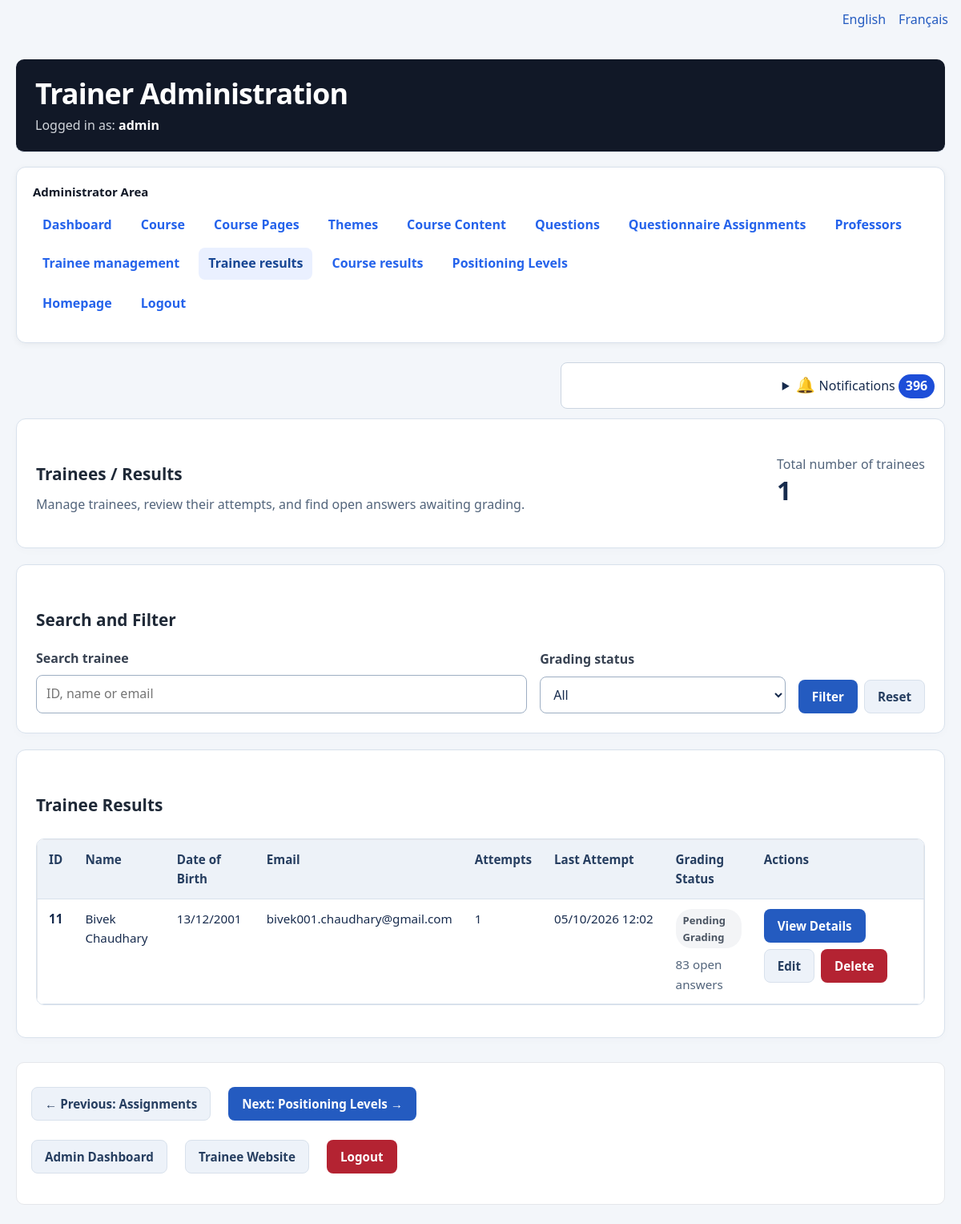
/admin/results.php (signed in), run on the app's committed database.
### tables this page shows
CREATE TABLE `trainees` (
  `id` int(10) UNSIGNED NOT NULL,
  `first_name` varchar(100) NOT NULL,
  `last_name` varchar(100) NOT NULL,
  `email` varchar(255) NOT NULL,
  `password` varchar(255) DEFAULT NULL,
  `date_of_birth` date DEFAULT NULL,
  `created_at` timestamp NOT NULL DEFAULT current_timestamp()
);

### includes/language.php (called while the page is built, shortened)
<?php
$currentLanguage =
    $_SESSION['language']
    ?? 'en';
$languageFile =
    __DIR__
    . '/../languages/'
    . $currentLanguage
    . '.php';
$translations =
    require $languageFile;
if (!function_exists('t')) {
    function t(
        string $key,
        array $replacements = []
    ): string {
        global $translations;
        $text =
            $translations[$key]
            ?? $key;
        return $text;
    }
}
if (!function_exists('currentLanguage')) {
    function currentLanguage(): string
    {
        global $currentLanguage;
        return $currentLanguage;
    }
}
if (!function_exists('htmlLanguage')) {
    function htmlLanguage(): string
    {
        return currentLanguage() === 'fr'
            ? 'fr'
            : 'en';
    }
}

### admin/admin_language.php (called while the page is built, shortened)
<?php
require_once __DIR__ . '/../includes/language.php';
function adminH(string $value): string
{
    return htmlspecialchars($value, ENT_QUOTES | ENT_SUBSTITUTE, 'UTF-8');
}

### includes/safe_rich_content.php (called while the page is built, shortened)
<?php
function qp_h($value): string {
    return htmlspecialchars((string)$value, ENT_QUOTES | ENT_SUBSTITUTE, 'UTF-8');
}

### includes/notifications.php (the view, shortened to what this page needs)
<?php
require_once __DIR__.'/safe_rich_content.php';
function pkg_recipient(): array {
    $script = str_replace('\\', '/', $_SERVER['SCRIPT_NAME'] ?? '');
    if (strpos($script, '/admin/') !== false && !empty($_SESSION['admin_id'])) return ['admin', 0];
    return ['', 0];
}
function pkg_notifications(PDO $pdo): void {
    [$role,$id] = pkg_recipient();
    try {
        $s=$pdo->prepare('SELECT COUNT(*) FROM notifications WHERE recipient_type=? AND recipient_id=? AND read_at IS NULL');
        $s->execute([$role,$id]); $count=(int)$s->fetchColumn();
    }
    catch (PDOException $e) {
        if (($e->errorInfo[1] ?? null) !== 1146) throw $e;
        echo '<p role="status">'.qp_h(t('pkg_notifications_unavailable')).'</p>'; return;
    }
    echo '<details class="qp-notifications"><summary>'.qp_h(t('pkg_notifications')).' <strong aria-label="'.qp_h(t('pkg_unread')).'">'.$count.'</strong></summary>';
    echo '</details>';
}

### admin/results.php (shortened to what this page needs)
<?php
require_once __DIR__ . '/../includes/language.php';
require_once __DIR__ . '/admin_language.php';
require_once '../config/database.php';
$search = trim($_GET['search'] ?? '');
$status = $_GET['status'] ?? '';
$stmt = $pdo->query("SELECT COUNT(*) FROM trainees");
$totalTrainees = (int)$stmt->fetchColumn();
$sql = "
    SELECT
        trainees.id,
        trainees.first_name,
        trainees.last_name,
        trainees.date_of_birth,
        trainees.email,
        COUNT(DISTINCT attempts.id) AS attempt_count,
        MAX(attempts.completed_at) AS last_attempt,
        COUNT(
            DISTINCT CASE
                WHEN questions.question_type = 'open'
                 AND responses.graded_at IS NULL
                THEN responses.id
            END
        ) AS pending_open_answers
    FROM trainees
    LEFT JOIN attempts
        ON trainees.id = attempts.trainee_id
    LEFT JOIN responses
        ON attempts.id = responses.attempt_id
    LEFT JOIN questions
        ON responses.question_id = questions.id
    WHERE 1 = 1
";
$params = [];
$sql .= "
    GROUP BY
        trainees.id,
        trainees.first_name,
        trainees.last_name,
        trainees.date_of_birth,
        trainees.email
";
$sql .= " ORDER BY trainees.id ASC ";
$stmt = $pdo->prepare($sql);
$stmt->execute($params);
$trainees = $stmt->fetchAll(PDO::FETCH_ASSOC);
?>
<!DOCTYPE html>
<html lang="<?= adminH(htmlLanguage()) ?>">
<head>
    <link rel="stylesheet" href="../assets/css/style.css">
<link rel="stylesheet" href="../assets/css/ui.css">
</head>
<body>
<?php require __DIR__ . '/admin_language_switcher.php'; ?>
<div class="container results-page">
    <header class="admin-header">
        <h1><?= adminH(t('p150i_7b3acab7d31d')) ?></h1>
        <p>
            <?= adminH(t('h150_logged_in_as')) ?>
            <strong><?= htmlspecialchars($_SESSION['admin_username'] ?? t('admin'), ENT_QUOTES, 'UTF-8') ?></strong>
        </p>
    </header>
    <?php require 'admin_nav.php'; ?>
    <main>
        <section class="card results-summary" aria-labelledby="results-title">
            <div>
                <h2 id="results-title"><?= adminH(t('trainees_results')) ?></h2>
                <p class="text-muted"><?= adminH(t('a150j_5556d950e0f0')) ?></p>
            </div>
            <p class="results-total">
                <span class="text-muted"><?= adminH(t('a150j_7615892b20e8')) ?></span>
                <strong><?= $totalTrainees ?></strong>
            </p>
        </section>
        <section class="card" aria-labelledby="filters-title">
            <h2 id="filters-title"><?= adminH(t('a150j_fac61ccf1966')) ?></h2>
            <form method="GET" class="results-filters">
                <div class="results-field">
                    <label for="search"><?= adminH(t('a150j_15f1fb43e8b4')) ?></label>
                    <input type="text" id="search" name="search"
                           value="<?= htmlspecialchars($search) ?>"
                           placeholder="<?= adminH(t('a150j_d1a293155c0b')) ?>">
                </div>
                <div class="results-field">
                    <label for="status"><?= adminH(t('a150j_33f86c29bf1d')) ?></label>
                    <select id="status" name="status">
                        <option value="" <?= $status === '' ? 'selected' : '' ?>><?= adminH(t('all')) ?></option>
                    </select>
                </div>
                <div class="actions">
                    <button type="submit" class="btn"><?= adminH(t('a150j_638e249f4a15')) ?></button>
                    <a href="results.php?lang=<?= adminH(currentLanguage()) ?>" class="btn btn-secondary"><?= adminH(t('a150j_daee7606b339')) ?></a>
                </div>
            </form>
        </section>
        <section class="card" aria-labelledby="trainees-title">
            <h2 id="trainees-title"><?= adminH(t('p150i_bfcc39a6a126')) ?></h2>
            <?php if (empty($trainees)): ?>
                <p class="text-muted"><?= adminH(t('a150j_e58d6ed211c3')) ?></p>
            <?php else: ?>
                <div class="table-responsive results-table-wrapper" role="region"
                     aria-labelledby="trainees-title" tabindex="0">
                    <table class="results-table">
                        <thead>
                            <tr>
                                <th scope="col"><?= adminH(t('p150i_3843971dcfde')) ?></th>
                                <th scope="col"><?= adminH(t('name')) ?></th>
                                <th scope="col"><?= adminH(t('date_of_birth')) ?></th>
                                <th scope="col"><?= adminH(t('email')) ?></th>
                                <th scope="col"><?= adminH(t('attempts')) ?></th>
                                <th scope="col"><?= adminH(t('a150j_2ca94ca3aa3d')) ?></th>
                                <th scope="col"><?= adminH(t('a150j_fc4a58ddbe4f')) ?></th>
                                <th scope="col"><?= adminH(t('actions')) ?></th>
                            </tr>
                        </thead>
                        <tbody>
                        <?php foreach ($trainees as $trainee): ?>
                            <?php $pendingCount = (int)$trainee['pending_open_answers']; ?>
                            <tr>
                                <td><strong><?= (int)$trainee['id'] ?></strong></td>
                                <td>
                                    <?= htmlspecialchars($trainee['first_name']) ?>
                                    <?= htmlspecialchars($trainee['last_name']) ?>
                                </td>
                                <td class="results-date">
                                    <?php if (!empty($trainee['date_of_birth'])): ?>
                                        <?= htmlspecialchars(date('d/m/Y', strtotime($trainee['date_of_birth']))) ?>
                                    <?php else: ?>
                                        <span class="text-muted">—</span>
                                    <?php endif; ?>
                                </td>
                                <td><?= htmlspecialchars($trainee['email']) ?></td>
                                <td><?= (int)$trainee['attempt_count'] ?></td>
                                <td class="results-date">
                                    <?php if (!empty($trainee['last_attempt'])): ?>
                                        <?= htmlspecialchars(date('d/m/Y H:i', strtotime($trainee['last_attempt']))) ?>
                                    <?php else: ?>
                                        <span class="text-muted"><?= adminH(t('a150j_be88ed46418d')) ?></span>
                                    <?php endif; ?>
                                </td>
                                <td>
                                    <?php if ($pendingCount > 0): ?>
                                        <span class="status status-inactive"><?= adminH(t('a150j_2b613115fc13')) ?></span>
                                        <span class="text-muted results-grading-count">
                                            <?= $pendingCount ?> <?= adminH(t('a150j_fbac19706934')) ?><?= $pendingCount !== 1 ? 's' : '' ?>
                                        </span>
                                    <?php else: ?>
                                        <span class="status status-active"><?= adminH(t('p150i_dd1c17c43141')) ?></span>
                                    <?php endif; ?>
                                </td>
                                <td>
                                    <div class="actions results-row-actions">
                                        <a class="btn" href="trainee_details.php?lang=<?= adminH(currentLanguage()) ?>&amp;id=<?= (int)$trainee['id'] ?>"><?= adminH(t('a150j_90789c12d073')) ?></a>
                                        <a class="btn btn-secondary" href="edit_trainee.php?lang=<?= adminH(currentLanguage()) ?>&amp;id=<?= (int)$trainee['id'] ?>"><?= adminH(t('edit')) ?></a>
                                        <a class="btn btn-danger" href="delete_trainee.php?lang=<?= adminH(currentLanguage()) ?>&amp;id=<?= (int)$trainee['id'] ?>"><?= adminH(t('delete')) ?></a>
                                    </div>
                                </td>
                            </tr>
                        <?php endforeach; ?>
                        </tbody>
                    </table>
                </div>
            <?php endif; ?>
        </section>
    </main>
    <nav class="workflow-navigation" aria-label="<?= adminH(t('a150j_d4e8cd499bb2')) ?>">
        <p class="actions">
            <a class="btn btn-secondary" href="assign_questionnaire.php?lang=<?= adminH(currentLanguage()) ?>"><?= adminH(t('a150j_ac116df2bdb2')) ?></a>
            <a class="btn" href="levels.php?lang=<?= adminH(currentLanguage()) ?>"><?= adminH(t('a150j_c2ddb1602fab')) ?></a>
        </p>
        <p class="actions">
            <a class="btn btn-secondary" href="index.php?lang=<?= adminH(currentLanguage()) ?>"><?= adminH(t('admin_dashboard_link')) ?></a>
            <a class="btn btn-secondary" href="../index.php?lang=<?= adminH(currentLanguage()) ?>"><?= adminH(t('p150i_ad2638a9d1dd')) ?></a>
            <a class="btn btn-danger" href="logout.php?lang=<?= adminH(currentLanguage()) ?>"><?= adminH(t('h150_logout')) ?></a>
        </p>
    </nav>
</div>
</body>
</html>

### assets/css/style.css (style rules this page uses)
* { box-sizing: border-box; }
html { scroll-behavior: smooth; }
body { margin: 0; padding: 0; font-family: Arial, Helvetica, sans-serif; background: #f4f7fb; color: #1f2937; line-height: 1.6; }
a { color: #2563eb; text-decoration: none; }
.container { width: 92%; max-width: 1200px; margin: 30px auto; }
h1 { margin-top: 0; margin-bottom: 10px; color: #111827; font-size: 30px; }
h2 { color: #1f2937; margin-top: 30px; margin-bottom: 12px; }
p { margin-top: 8px; }
.admin-header { background: #111827; color: #ffffff; padding: 20px 24px; border-radius: 10px; margin-bottom: 18px; }
.admin-header h1, .admin-header h2, .admin-header h3 { color: #ffffff; margin-top: 0; }
.admin-header h1 { margin-bottom: 5px; }
.admin-header p { margin: 0; color: #d1d5db; }
.admin-header strong { color: #ffffff; }
.card { background: #ffffff; border-radius: 10px; padding: 24px; margin-bottom: 20px; border: 1px solid #edf0f4; box-shadow: 0 2px 8px rgba(0, 0, 0, 0.06); }
table { width: 100%; border-collapse: collapse; background: #ffffff; margin-top: 15px; border: 1px solid #e5e7eb; }
th, td { padding: 12px 14px; text-align: left; border-bottom: 1px solid #e5e7eb; vertical-align: top; }
th { background: #f3f4f6; color: #374151; font-weight: 600; }
form { max-width: 100%; }
label { display: block; margin-bottom: 6px; font-weight: 600; color: #374151; }
input[type="text"], input[type="email"], input[type="password"], input[type="number"], input[type="date"], input[type="file"], input[type="url"], textarea, select { width: 100%; padding: 10px 12px; margin-bottom: 15px; border: 1px solid #d1d5db; border-radius: 6px; background: #ffffff; color: #111827; font-size: 15px; }
button, .btn { display: inline-block; border: none; border-radius: 6px; padding: 10px 16px; background: #2563eb; color: #ffffff; font-size: 14px; font-weight: 600; cursor: pointer; text-decoration: none; transition: background 0.2s ease, transform 0.1s ease; }
.btn-secondary { background: #6b7280; }
.btn-danger { background: #dc2626; }
.status { display: inline-block; padding: 4px 9px; border-radius: 20px; font-size: 13px; font-weight: 600; }
.status-inactive { background: #f3f4f6; color: #4b5563; }
.workflow-navigation { margin-top: 30px; padding: 18px; background: #ffffff; border: 1px solid #e5e7eb; border-radius: 10px; }
.workflow-navigation a { display: inline-block; margin: 4px 12px 4px 0; }
.text-muted { color: #6b7280; }
.actions { display: flex; gap: 8px; flex-wrap: wrap; align-items: center; }

### admin/results.php (style rules this page uses)
.results-page .results-summary { display: flex; flex-wrap: wrap; align-items: center; justify-content: space-between; gap: 1rem; }
.results-page .results-total strong { display: block; font-size: 2rem; line-height: 1.2; }
.results-page .results-filters { display: grid; grid-template-columns: minmax(0, 2fr) minmax(0, 1fr) auto; align-items: end; gap: 1rem; }
.results-page .results-field label { display: block; margin-bottom: .5rem; }
.results-page .results-field input, .results-page .results-field select { box-sizing: border-box; width: 100%; margin-bottom: 0; }
.results-page .results-filters .actions, .results-page .results-row-actions { display: flex; flex-wrap: wrap; gap: .5rem; margin: 0; }
.results-page .results-table-wrapper { max-width: 100%; overflow-x: auto; }
.results-page .results-table { width: 100%; }
.results-page .results-table th, .results-page .results-table td { vertical-align: top; }
.results-page .results-row-actions { min-width: 10rem; }
.results-page .results-row-actions .btn { white-space: nowrap; }
.results-page .results-date { white-space: nowrap; }
.results-page .results-grading-count { display: block; margin-top: .5rem; }

### data on the page
trainees: id "11", first_name "Bivek", last_name "Chaudhary", date_of_birth "13/12/2001", email "bivek001.chaudhary@gmail.com", attempt_count "1", last_attempt "05/10/2026 12:02", pendingCount "83"

### other printed values
adminH(t('p150i_7b3acab7d31d')) "Trainer Administration"
adminH(t('h150_logged_in_as')) "Logged in as:"
$_SESSION['admin_username'] "admin"
adminH(t('administrator_area')) "Administrator Area"
adminH(t('homepage')) "Homepage"
adminH(t('logout')) "Logout"
qp_h(t('pkg_notifications')) "Notifications"
$count "396"
adminH(t('trainees_results')) "Trainees / Results"
adminH(t('a150j_5556d950e0f0')) "Manage trainees, review their attempts, and find open answers awaiting grading."
adminH(t('a150j_7615892b20e8')) "Total number of trainees"
$totalTrainees "1"
adminH(t('a150j_fac61ccf1966')) "Search and Filter"
adminH(t('a150j_15f1fb43e8b4')) "Search trainee"
adminH(t('a150j_33f86c29bf1d')) "Grading status"
